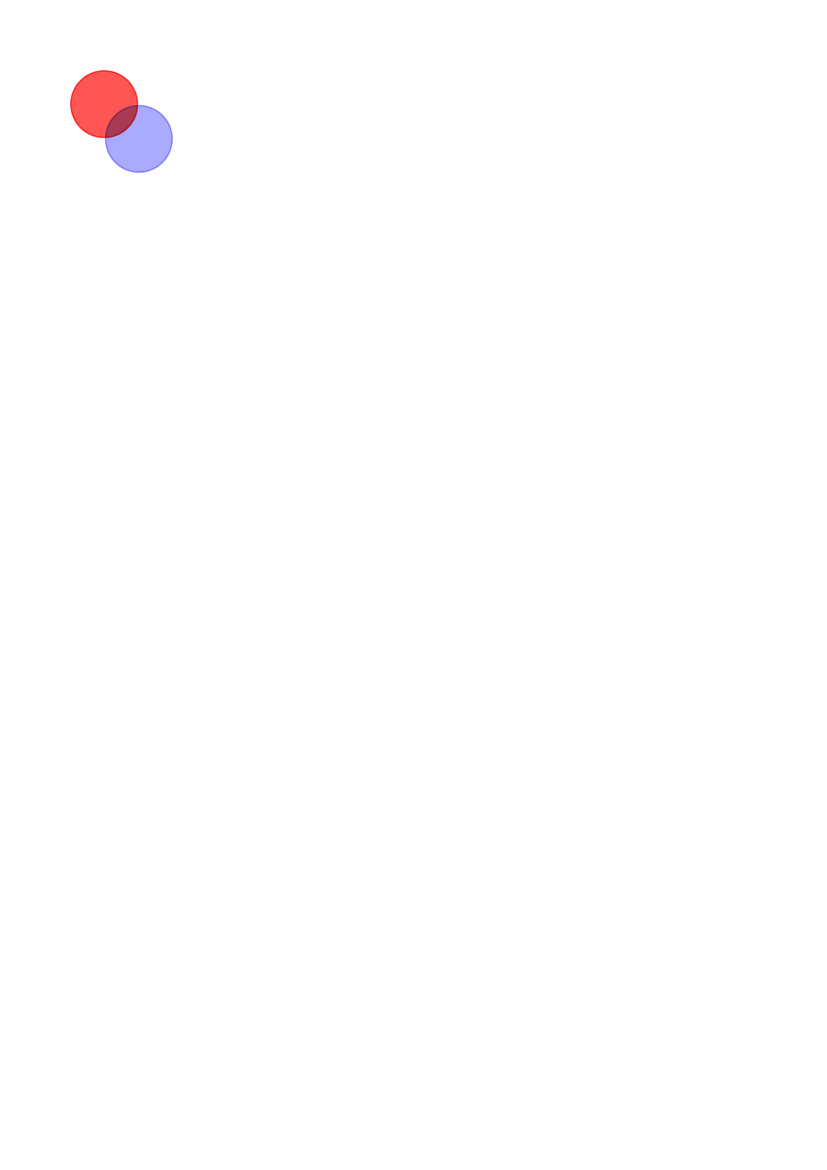

The Python source for this figure:
import os
import time

import fitz

print(fitz.__doc__)
doc = fitz.open()
page = doc.new_page()

annot1 = page.add_circle_annot((50, 50, 100, 100))
annot1.set_colors(fill=(1, 0, 0), stroke=(1, 0, 0))
annot1.set_opacity(2 / 3)
annot1.update(blend_mode="Multiply")

annot2 = page.add_circle_annot((75, 75, 125, 125))
annot2.set_colors(fill=(0, 0, 1), stroke=(0, 0, 1))
annot2.set_opacity(1 / 3)
annot2.update(blend_mode="Multiply")
outfile = os.path.abspath(__file__).replace(".py", ".pdf")
doc.save(outfile, expand=True, pretty=True)
print("saved", outfile)
